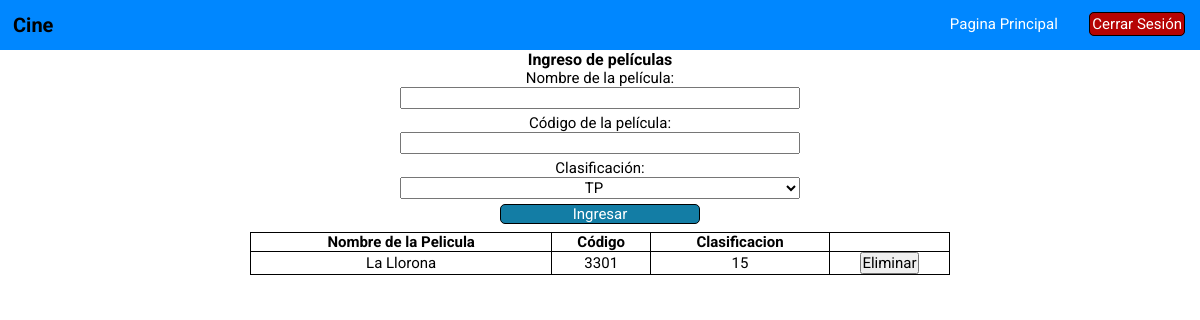
The app's page /peli.php with its own data.
### tables this page shows
CREATE TABLE `pelicula` (
  `nombrepelicula` varchar(30) NOT NULL,
  `codigo` varchar(30) NOT NULL,
  `idclasificacion` int(11) NOT NULL
);

CREATE TABLE `clasificacion` (
  `id` int(11) NOT NULL,
  `nombreclasificacion` varchar(30) NOT NULL
);

### peli.php (the view, shortened to what this page needs)
<?php
	require('conexion.php');
?>
	<!DOCTYPE html>
	<html>
	<head>
		<link rel="stylesheet" type="text/css" href="estilos.css">
	</head>
	<body>
		<header class="cabecera"><?php require 'header.php'; ?></header>
		<link rel="stylesheet" type="text/css" href="estilos.css">
		<form action="" method="post">
			<h2>Ingreso de películas</h2>
			<label>Nombre de la película:</label>
			<br><input type="text" name="Nombre" class="entrada"><br>
			<label>Código de la película: </label>
			<br><input type="text" name="Codigo" class="entrada"><br>
			<label>Clasificación:</label>
			<br><select name="clasificacion" class="entrada">
			<?php
				if ($conexion->connect_errno) {
					echo "Falló la conexión a MySQL: (" . $conexion->connect_errno . ") " . $conexion->connect_error;
				}else{
					$consulta = "SELECT * FROM clasificacion ORDER BY id ASC";
					$ejecuta = mysqli_query($conexion,$consulta) or die(mysqi_error($conexion));
			?>
				<?php foreach ($ejecuta as  $opciones): ?>
				<option value="<?php echo $opciones['id'] ?>"><?php echo $opciones['nombreclasificacion'] ?></option>
				<?php endforeach ?>
				<?php
					}
			?>
			</select><br>
			<input type="submit" name="ingresar" value="Ingresar" class="submit">
	</form>
	</body>
	</html>
<?php
		$sql = "SELECT nombrepelicula, codigo, c.nombreclasificacion FROM pelicula p
		INNER JOIN clasificacion c ON p.idclasificacion = c.id";
		$result = $conexion->query($sql);
		?>
		<center>
		<table class="tabla">
				<thead>
					<tr>
						<th>Nombre de la Pelicula</th>
						<th>Código</th>
						<th>Clasificacion</th>
						<th></th>
					</tr>
				</thead>
	<?php
		while ($datauser = $result->fetch_assoc()) {
			?>
				<tbody>
					<tr>
						<td><?php echo $datauser['nombrepelicula']; ?></td>
						<td><?php echo $datauser['codigo']; ?></td>
						<td><?php echo $datauser['nombreclasificacion']; ?></td>
						<td>
			                <form action="<?php echo htmlspecialchars($_SERVER['PHP_SELF']); ?>" method="post">
			                    <button type="submit" name="Eliminar">Eliminar</button>
			                </form>
            			</td>
					</tr>
				</tbody>
			<?php
		}
		?>
		</table>
	</center>

### estilos.css (style rules this page uses)
* { font-size: 62.5%; font-family: 'Roboto', sans-serif; margin: 0; padding: 0; box-sizing: border-box; }
label { font-size: 1.5rem; }
h2 { font-size: 1.6rem; }
form { display: block; text-align: center; }
.entrada { font-size: 1.5rem; margin-bottom: 5px; width: 400px; }
.submit { font-size: 1.5rem; width: 200px; background-color: #137DA5; color: #fff; border-radius: 5px; border: 1.5px solid #000; cursor: pointer; }
button { font-size: 1.5rem; }
select, option { font-size: 1.5rem; text-align: center; }
.tabla { width: 700px; border-: 1px solid #000; border-collapse: collapse; font-size: 1.5rem; text-align: center; }
.tabla th, .tabla td { border: 1px solid #000; font-size: 1.5rem; }
.cabecera { background-color: #0087FF; height: 50px; display: flex; justify-content: space-between; }

### records on screen
pelicula: nombrepelicula "La Llorona", codigo "3301", idclasificacion.nombreclasificacion "15"

### other values on screen
form field clasificacion "TP"
